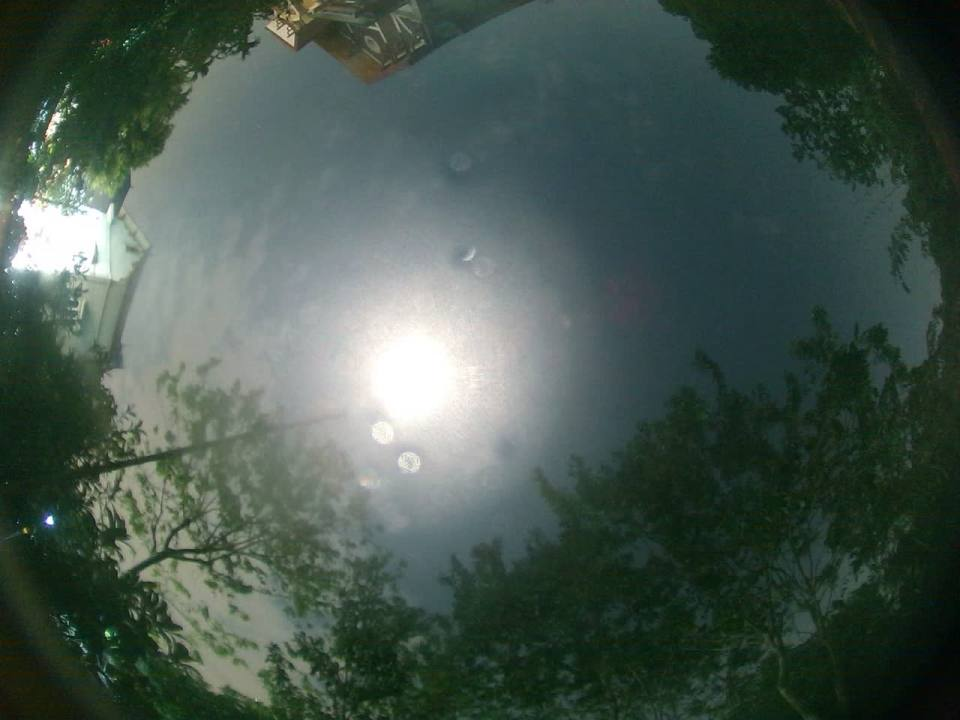
#> input picture tests/fixtures/cloud_audit/20261122_201753_009.jpg, 960 x 720 px; its folder holds only this picture in this run
$ python -i sky_mask_auto.py   (imports and definitions only)
#> lines starting #> are read from the running program, lines starting #| are printed output that depends on the picture; after the words box and inside, x2 and y2 are one past the last pixel; in counts of white or black regions, pixels touching at a corner belong together
### src/calibration/bright_star_solver.py
"""
Bright-star pointing solver for light-polluted skies.

General blind plate solvers need dozens of faint stars. Under city skies only a handful of the
brightest stars show, but with a known station position and time their alt/az is known, so the
camera pointing (azimuth, altitude, roll) and horizontal FOV can be found by matching pairs:

1. Detect compact bright points in the frame (background-subtracted, foreground blobs rejected).
2. For each pair of the brightest detections and each pair of catalog stars above the horizon whose
   angular separations agree (for a candidate FOV), solve the rotation camera -> sky (TRIAD).
3. Score each hypothesis by how many other catalog stars land on detections; keep the best and refine
   the rotation (Kabsch) and focal length on all matches.

Rectilinear (gnomonic) lens model, image x to the right, y down, optical axis forward.

Under a bright city sky a single frame is dominated by hot pixels, so the service captures a short
series of long exposures and keeps only points that persist and drift at the sidereal rate
(track_sidereal_points). When the lens intrinsics are already known, solve_fixed_lens only has to find
the rotation, which 3-4 stars (planets included) pin down by triangle matching.
"""

import itertools
import math
import os
import re
from datetime import datetime
from typing import Any, Dict, List, Optional, Sequence, Tuple

import cv2
import numpy as np

_CATALOG_JS = os.path.join(os.path.dirname(__file__), "..", "web", "sky_catalog.js")
_DEEP_CATALOG = os.path.join(os.path.dirname(__file__), "stars_mag45.json")
_catalog_cache: Optional[List[Dict[str, Any]]] = None


# [15 lines left out: function load_bright_star_catalog, not called in this run]


_deep_cache: Optional[List[Dict[str, Any]]] = None


# [61 lines left out: functions load_deep_catalog, _merge_deep_catalog, _precess_from_j2000, stars_alt_az, not called in this run]


# Keplerian elements from JPL "Approximate Positions of the Planets" (Standish), valid 1800-2050, J2000
# ecliptic: (a [au], e, I, L, long. perihelion, long. node [deg]) and their rates per Julian century.
# Arcminute accuracy, which is plenty for matching a planet to a star-sized point.
_PLANET_ELEMENTS = {
    "Venus": ((0.72333566, 0.00677672, 3.39467605, 181.97909950, 131.60246718, 76.67984255),
              (0.00000390, -0.00004107, -0.00078890, 58517.81538729, 0.00268329, -0.27769418)),
    "Earth": ((1.00000261, 0.01671123, -0.00001531, 100.46457166, 102.93768193, 0.0),
              (0.00000562, -0.00004392, -0.01294668, 35999.37244981, 0.32327364, 0.0)),
    "Mars": ((1.52371034, 0.09339410, 1.84969142, -4.55343205, -23.94362959, 49.55953891),
             (0.00001847, 0.00007882, -0.00813131, 19140.30268499, 0.44441088, -0.29257343)),
    "Jupiter": ((5.20288700, 0.04838624, 1.30439695, 34.39644051, 14.72847983, 100.47390909),
                (-0.00011607, -0.00013253, -0.00183714, 3034.74612775, 0.21252668, 0.20469106)),
    "Saturn": ((9.53667594, 0.05386179, 2.48599187, 49.95424423, 92.59887831, 113.66242448),
               (-0.00125060, -0.00050991, 0.00193609, 1222.49362201, -0.41897216, -0.28867794)),
}
# Visual magnitude = H + 5 log10(r * delta) + c1*i + c2*i^2 + c3*i^3 (i = phase angle, deg), Astronomical
# Almanac; Saturn adds its ring term from the ring tilt (pole RA 40.59°, Dec 83.54°).
_PLANET_MAG = {"Venus": (-4.40, 0.0009, 0.000239, -0.00000065), "Mars": (-1.52, 0.016, 0.0, 0.0),
               "Jupiter": (-9.40, 0.005, 0.0, 0.0), "Saturn": (-8.88, 0.044, 0.0, 0.0)}
_SATURN_POLE = np.array([math.cos(math.radians(83.537)) * math.cos(math.radians(40.589)),
                         math.cos(math.radians(83.537)) * math.sin(math.radians(40.589)),
                         math.sin(math.radians(83.537))])


# [43 lines left out: functions _heliocentric_ecliptic, planet_positions, bright_objects, not called in this run]


def _enu(alt_deg: np.ndarray, az_deg: np.ndarray) -> np.ndarray:
    alt, az = np.radians(alt_deg), np.radians(az_deg)
    return np.column_stack([np.cos(alt) * np.sin(az), np.cos(alt) * np.cos(az), np.sin(alt)])


def estimate_sky_mask(frame_bgr: np.ndarray) -> np.ndarray:
    """1 where the background is smooth and unsaturated (open sky), 0 on buildings, trees and lit horizon."""
    g = cv2.cvtColor(frame_bgr, cv2.COLOR_BGR2GRAY) if frame_bgr.ndim == 3 else frame_bgr
    h, w = g.shape
    k = max(15, (min(h, w) // 40) | 1)
    bg = cv2.medianBlur(g, k).astype(np.float32)  # removes stars and other point sources
    mu = cv2.blur(bg, (k, k))
    std = np.sqrt(np.maximum(cv2.blur(bg * bg, (k, k)) - mu * mu, 0))
    m = ((std < 6.0) & (bg < 235)).astype(np.uint8)
    m = cv2.morphologyEx(m, cv2.MORPH_OPEN, np.ones((k, k), np.uint8))
    n, lab, stats, _ = cv2.connectedComponentsWithStats(m)
    keep = np.zeros_like(m)
    for i in range(1, n):
        if stats[i, 4] > 0.03 * h * w:
            keep[lab == i] = 1
    return cv2.erode(keep, np.ones((k, k), np.uint8))


# [69 lines left out: functions polygon_mask, combined_sky_mask, detect_bright_points, not called in this run]


PROJECTIONS = ("rectilinear", "equidistant")


# [202 lines left out: functions _pix_to_cam, _fov_to_f, _f_to_fov, _triad, _kabsch, _project and 4 more, not called in this run]


REF_WIDTH_PX = 1296.0  # frame width the pixel tolerances below were tuned at
SIDEREAL_RATE_RAD_S = 7.2921159e-5


# [120 lines left out: functions track_sidereal_points, _pointing_result, not called in this run]


def _rotation_angle_deg(Ra: np.ndarray, Rb: np.ndarray) -> float:
    return math.degrees(math.acos(np.clip((np.trace(Ra.T @ Rb) - 1.0) / 2.0, -1.0, 1.0)))


# [447 lines left out: functions solve_fixed_lens, solve_bright_stars, not called in this run]

### src/calibration/sky_mask_auto.py
"""Automatic sky mask proposal: open-sky and obstruction polygons from one camera frame.

Uses the same smooth-background detector as the plate solver (`estimate_sky_mask`), then turns the binary
mask into simplified polygons in frame fractions ([[x, y], ...], 0..1, x right, y down), the format the
Sky Mask editor stores. Holes inside a sky region (a tree in the middle of the frame) become obstruction
polygons. The result is only a proposal: the user reviews it in the editor and presses Apply.
"""

from typing import Any, Dict, List

import cv2
import numpy as np

from .bright_star_solver import estimate_sky_mask

MAX_POLYS = 16          # same limits as SkyMaskRequest / set_sky_mask
MAX_POINTS = 64
MIN_AREA_FRAC = 0.004   # ignore specks smaller than 0.4 % of the frame
_WORK_WIDTH = 480       # analyse a reduced frame: fast on a Raspberry Pi and smooths the outline


def _black_surround(gray: np.ndarray) -> bool:
    """True when the four corners are nearly black: a fisheye image circle on a dark frame."""
    h, w = gray.shape
    s = max(2, min(h, w) // 12)
    corners = [gray[:s, :s], gray[:s, -s:], gray[-s:, :s], gray[-s:, -s:]]
    return all(float(c.mean()) < 4.0 for c in corners)


def _drop_dim_regions(m: np.ndarray, gray: np.ndarray) -> np.ndarray:
    """Remove smooth regions much darker than the main sky (vignette, deep shadow) that the smoothness test let through."""
    n, lab, stats, _ = cv2.connectedComponentsWithStats(m)
    if n <= 2:
        return m
    means = {i: float(gray[lab == i].mean()) for i in range(1, n)}
    main = max(range(1, n), key=lambda i: stats[i, cv2.CC_STAT_AREA])
    out = m.copy()
    for i, mu in means.items():
        if i != main and mu < 0.6 * means[main]:
            out[lab == i] = 0
    return out


def _polygons(binary: np.ndarray, hole_kind: bool = False) -> List[List[List[float]]]:
    h, w = binary.shape
    contours, hier = cv2.findContours(binary, cv2.RETR_CCOMP, cv2.CHAIN_APPROX_SIMPLE)
    out_outer, out_holes = [], []
    for i, c in enumerate(contours):
        if cv2.contourArea(c) < MIN_AREA_FRAC * h * w:
            continue
        eps = 0.004 * cv2.arcLength(c, True)
        approx = cv2.approxPolyDP(c, eps, True)
        while len(approx) > MAX_POINTS:
            eps *= 1.4
            approx = cv2.approxPolyDP(c, eps, True)
        if len(approx) < 3:
            continue
        poly = [[round(float(x) / (w - 1), 4), round(float(y) / (h - 1), 4)] for x, y in approx.reshape(-1, 2)]
        is_hole = hier is not None and hier[0][i][3] != -1
        (out_holes if is_hole else out_outer).append((cv2.contourArea(c), poly))
    pick = out_holes if hole_kind else out_outer
    pick.sort(key=lambda t: -t[0])
    return [p for _, p in pick[:MAX_POLYS]]


def propose_sky_mask(frame_bgr: np.ndarray) -> Dict[str, Any]:
    """Polygons for the open sky and for obstructions inside it, plus the sky share of the frame.

    Returns {"sky": [...], "obstruction": [...], "sky_fraction": 0..1}; both lists are empty when no clear
    open-sky region is found (the caller then tells the user to draw the mask by hand)."""
    if frame_bgr is None or frame_bgr.size == 0:
        return {"sky": [], "obstruction": [], "sky_fraction": 0.0}
    h, w = frame_bgr.shape[:2]
    if w > _WORK_WIDTH:
        small = cv2.resize(frame_bgr, (_WORK_WIDTH, max(1, round(h * _WORK_WIDTH / w))), interpolation=cv2.INTER_AREA)
    else:
        small = frame_bgr
    gray = cv2.cvtColor(small, cv2.COLOR_BGR2GRAY) if small.ndim == 3 else small
    m = estimate_sky_mask(small).astype(np.uint8)
    if float(np.median(gray)) > 60:  # daytime frame: real sky is bright, the dark vignette and shadows are not
        m &= (cv2.GaussianBlur(gray, (0, 0), 3) > 45).astype(np.uint8)
    if _black_surround(gray):  # the dark area around a fisheye circle is smooth too: keep the image circle only
        circle = np.zeros_like(m)
        gh, gw = gray.shape
        cv2.circle(circle, (gw // 2, gh // 2), int(min(gh, gw) * 0.49), 1, -1)
        m &= circle
    m = cv2.morphologyEx(m, cv2.MORPH_CLOSE, np.ones((5, 5), np.uint8))
    m = _drop_dim_regions(m, gray)
    frac = float(m.mean())
    if frac < 0.05:
        return {"sky": [], "obstruction": [], "sky_fraction": round(frac, 3)}
    # pad by one pixel so a region touching the border still closes into a polygon
    padded = cv2.copyMakeBorder(m, 1, 1, 1, 1, cv2.BORDER_CONSTANT, value=0)
    sky = _polygons(padded)
    holes = _polygons(padded, hole_kind=True)

    def unpad(polys):
        gh, gw = m.shape
        return [[[round(min(1.0, max(0.0, (x * (gw + 1) - 1) / (gw - 1))), 4),
                  round(min(1.0, max(0.0, (y * (gh + 1) - 1) / (gh - 1))), 4)] for x, y in p] for p in polys]

    return {"sky": unpad(sky), "obstruction": unpad(holes), "sky_fraction": round(frac, 3)}

>>> import cv2
>>> picture = cv2.imread('../../tests/fixtures/cloud_audit/20261122_201753_009.jpg')
#> picture is the input picture: shape (720, 960, 3); mean B, G, R 78.1, 86.7, 70.7
>>> result = propose_sky_mask(picture)
#> in estimate_sky_mask, `std = np.sqrt(np.maximum(cv2.blur(bg * bg, (k, k)) - mu * mu, 0))`:
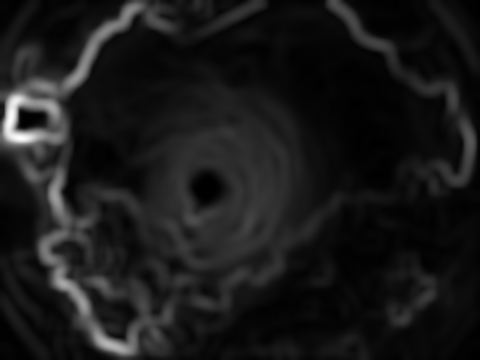
#> std: shape (360, 480) float32; min 0, max 55.29, mean 5.6; drawn with min black and max white
#> in estimate_sky_mask, `m = ((std < 6.0) & (bg < 235)).astype(np.uint8)`:
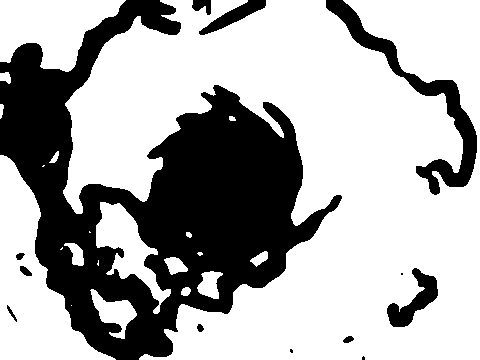
#> m: shape (360, 480); values 0 (black) and 1 (white), 67.1% white; 13 black regions (3 under 20 px), largest, box (x1, y1, x2, y2) and area: (0, 0, 342, 360) 50124, (326, 0, 477, 195) 4316, (387, 268, 438, 327) 1192
#> in estimate_sky_mask, `n, lab, stats, _ = cv2.connectedComponentsWithStats(m)`:
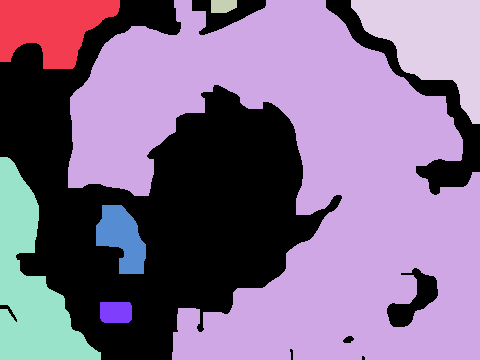
#> lab: shape (360, 480) int32; 8 distinct labels, from 0 to 7; one colour per label, 0 black
#> in estimate_sky_mask, `n, lab, stats, _ = cv2.connectedComponentsWithStats(m)`: n = 8; stats = [[0, 0, 480, 360, 62651], [0, 0, 120, 69, 5622], [68, 0, 412, 360, 83245], [211, 0, 26, 13, 308], [351, 0, 129, 124, 8702], [0, 157, 101, 203, 9409], [96, 205, 50, 69, 2209], [100, 302, 32, 21, 654]]
#> after the loop in estimate_sky_mask, `for i in range(1, n):`:
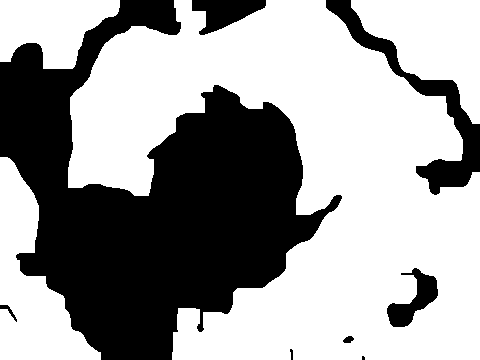
#> keep: shape (360, 480); values 0 (black) and 1 (white), 61.9% white; 8 black regions (1 under 20 px), largest, box (x1, y1, x2, y2) and area: (0, 0, 342, 360) 58074, (326, 0, 480, 195) 4819, (192, 0, 266, 35) 1473
#> in _drop_dim_regions, `n, lab, stats, _ = cv2.connectedComponentsWithStats(m)`:
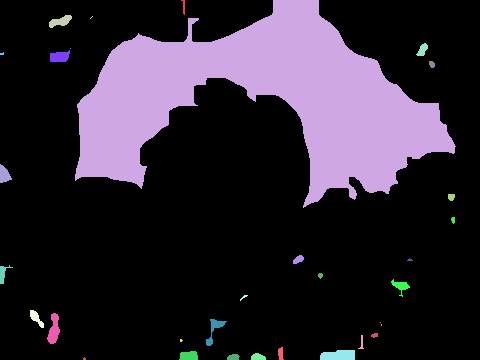
#> lab: shape (360, 480) int32; 33 distinct labels, from 0 to 32; one colour per label, 0 black
#> in _drop_dim_regions, `n, lab, stats, _ = cv2.connectedComponentsWithStats(m)`: n = 33; stats = 33 rows, first 6: [0, 0, 480, 360, 134519], [181, 0, 4, 15, 31], [75, 0, 381, 208, 35944], [49, 15, 23, 13, 169], [90, 16, 3, 3, 3], [416, 43, 12, 13, 91]
#> in _drop_dim_regions, `means = {i: float(gray[lab == i].mean()) for i in range(1, n)}`: means = 32 items
#> in _drop_dim_regions, `main = max(range(1, n), key=lambda i: stats[i, cv2.CC_STAT_AREA])`: main = 2
#> the loop in _drop_dim_regions, `for i, mu in means.items():` made 32 passes
#> mu on passes 1 to 8: 66.71, 85.87, 52.69, 41.67, 52.3, 41, 49.1, 42.22
#> after the loop in _drop_dim_regions, `for i, mu in means.items():`:
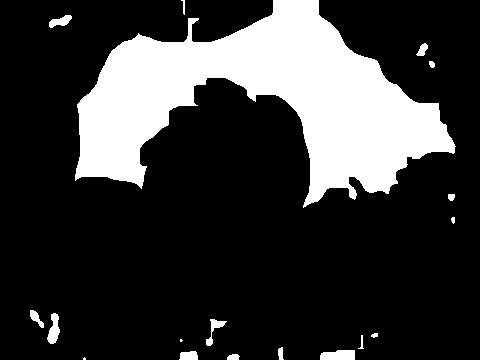
#> out: shape (360, 480); values 0 (black) and 1 (white), 21.7% white; 18 white regions (2 under 20 px), largest, box (x1, y1, x2, y2) and area: (75, 0, 456, 208) 35944, (320, 350, 355, 360) 312, (47, 313, 60, 344) 247
#> in propose_sky_mask, `frac = float(m.mean())`: frac = 0.217
#> in propose_sky_mask, `padded = cv2.copyMakeBorder(m, 1, 1, 1, 1, cv2.BORDER_CONSTANT, value=0)`:
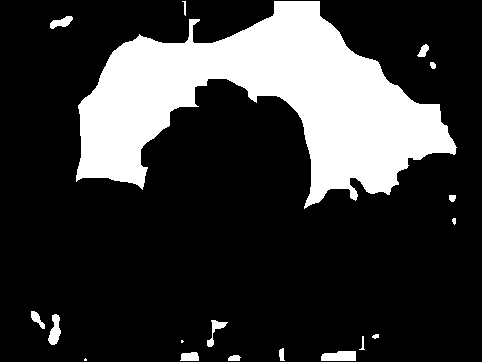
#> padded: shape (362, 482); values 0 (black) and 1 (white), 21.5% white; 18 white regions (2 under 20 px)
#> in _polygons, `contours, hier = cv2.findContours(binary, cv2.RETR_CCOMP, cv2.CHAIN_AP..`: contours = 18 contours, 6 with area under 20; largest, box (x1, y1, x2, y2) and area: (76, 1, 457, 209) 35322, (321, 351, 356, 361) 270, (48, 314, 61, 345) 212, (50, 16, 73, 29) 142, (207, 320, 228, 347) 131
#> the loop in _polygons, `for i, c in enumerate(contours):` made 18 passes
#> is_hole on pass 17: False
#> in propose_sky_mask, `sky = _polygons(padded)`: sky = 1 item
#> the loop in _polygons (call 2), `for i, c in enumerate(contours):` made 18 passes
#> in propose_sky_mask, `holes = _polygons(padded, hole_kind=True)`: holes = []
#> result = 3 items

$ run again, on tests/fixtures/cloud_audit/20261122_205304_221.jpg
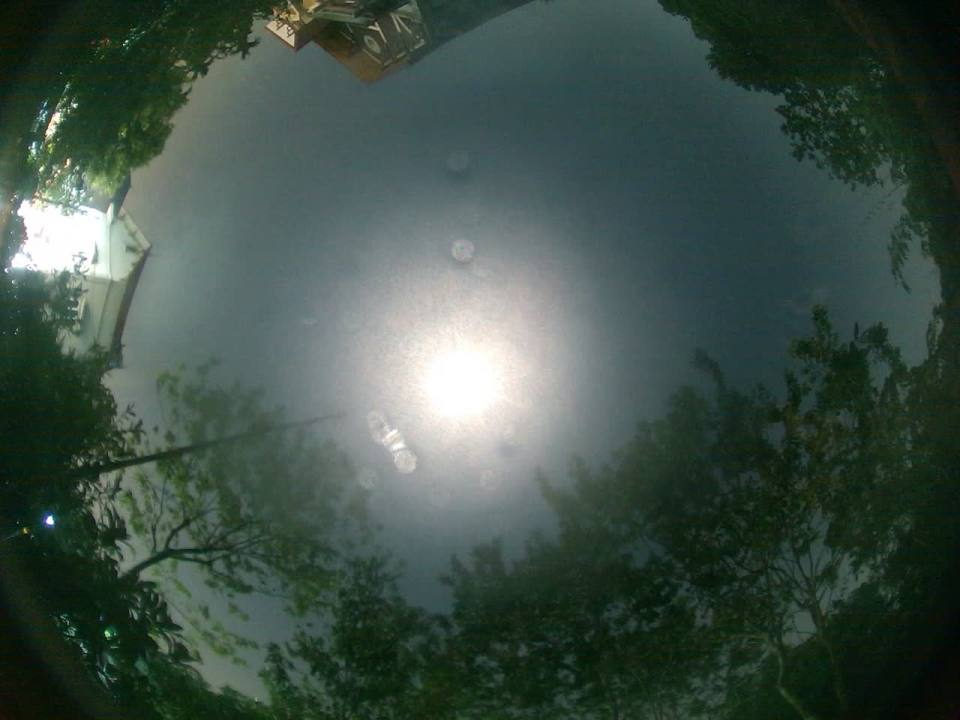
#> input picture tests/fixtures/cloud_audit/20261122_205304_221.jpg, 960 x 720 px
#> picture is the input picture: shape (720, 960, 3); mean B, G, R 71.7, 80.5, 63.6
#> in estimate_sky_mask, `n, lab, stats, _ = cv2.connectedComponentsWithStats(m)`:
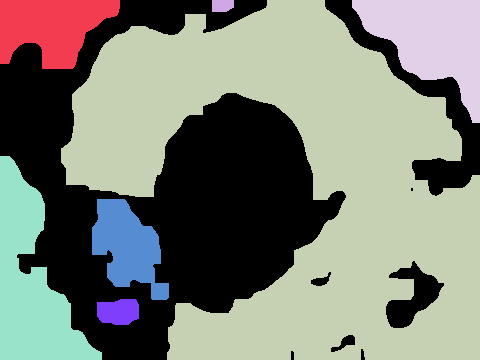
#> lab: shape (360, 480) int32; 8 distinct labels, from 0 to 7; one colour per label, 0 black
#> in estimate_sky_mask, `n, lab, stats, _ = cv2.connectedComponentsWithStats(m)`: n = 8; stats = [[0, 0, 480, 360, 61561], [0, 0, 120, 69, 5694], [212, 0, 22, 12, 246], [61, 0, 419, 360, 81164], [352, 0, 128, 123, 8491], [0, 156, 102, 204, 10136], [92, 199, 77, 101, 4577], [97, 299, 42, 26, 931]]
#> in _drop_dim_regions, `n, lab, stats, _ = cv2.connectedComponentsWithStats(m)`: n = 30; stats = 30 rows, first 6: [0, 0, 480, 360, 134661], [68, 0, 387, 208, 36586], [60, 17, 8, 8, 40], [413, 44, 15, 13, 122], [57, 53, 13, 9, 49], [427, 59, 8, 10, 54]
#> means = 29 items
#> main = 1
#> the loop in _drop_dim_regions, `for i, mu in means.items():` made 29 passes
#> mu on passes 1 to 8: 79.83, 58.25, 52.24, 48.16, 52.59, 45.67, 48.22, 54.21
#> frac = 0.221
#> in propose_sky_mask, `padded = cv2.copyMakeBorder(m, 1, 1, 1, 1, cv2.BORDER_CONSTANT, value=0)`:
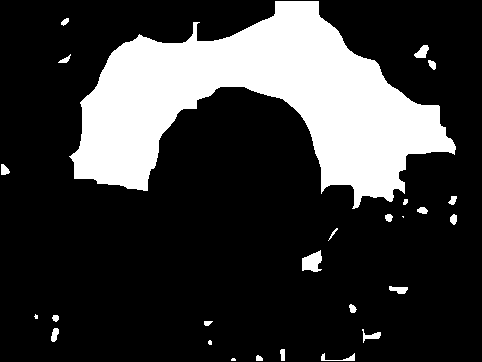
#> padded: shape (362, 482); values 0 (black) and 1 (white), 21.9% white; 26 white regions (4 under 20 px)
#> contours = 26 contours, 6 with area under 20; largest, box (x1, y1, x2, y2) and area: (69, 1, 456, 209) 36000, (302, 250, 322, 272) 267, (414, 45, 429, 58) 102, (389, 286, 408, 294) 80, (362, 329, 381, 343) 74
#> the loop in _polygons, `for i, c in enumerate(contours):` made 26 passes
#> c on pass 15: [[402, 216], [403, 217], [403, 216]]
#> sky = 1 item
#> the loop in _polygons (call 2), `for i, c in enumerate(contours):` made 26 passes
#> holes = []
#> result = 3 items
